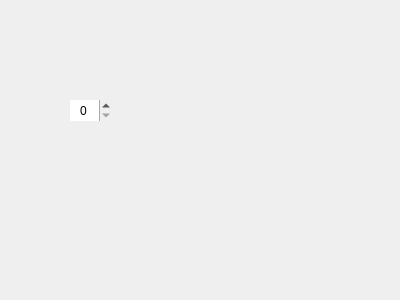
<?xml version="1.0" encoding="UTF-8"?>
<ui version="4.0">
 <class>Form</class>
 <widget class="QWidget" name="Form">
  <property name="geometry">
   <rect>
    <x>0</x>
    <y>0</y>
    <width>400</width>
    <height>300</height>
   </rect>
  </property>
  <property name="windowTitle">
   <string>Form</string>
  </property>
  <widget class="QSpinBox" name="spinBox">
   <property name="geometry">
    <rect>
     <x>70</x>
     <y>100</y>
     <width>41</width>
     <height>21</height>
    </rect>
   </property>
   <property name="frame">
    <bool>false</bool>
   </property>
   <property name="alignment">
    <set>Qt::AlignCenter</set>
   </property>
   <property name="buttonSymbols">
    <enum>QAbstractSpinBox::UpDownArrows</enum>
   </property>
   <property name="accelerated">
    <bool>true</bool>
   </property>
   <property name="minimum">
    <number>0</number>
   </property>
   <property name="maximum">
    <number>500</number>
   </property>
   <property name="value">
    <number>0</number>
   </property>
  </widget>
 </widget>
 <resources/>
 <connections/>
</ui>
